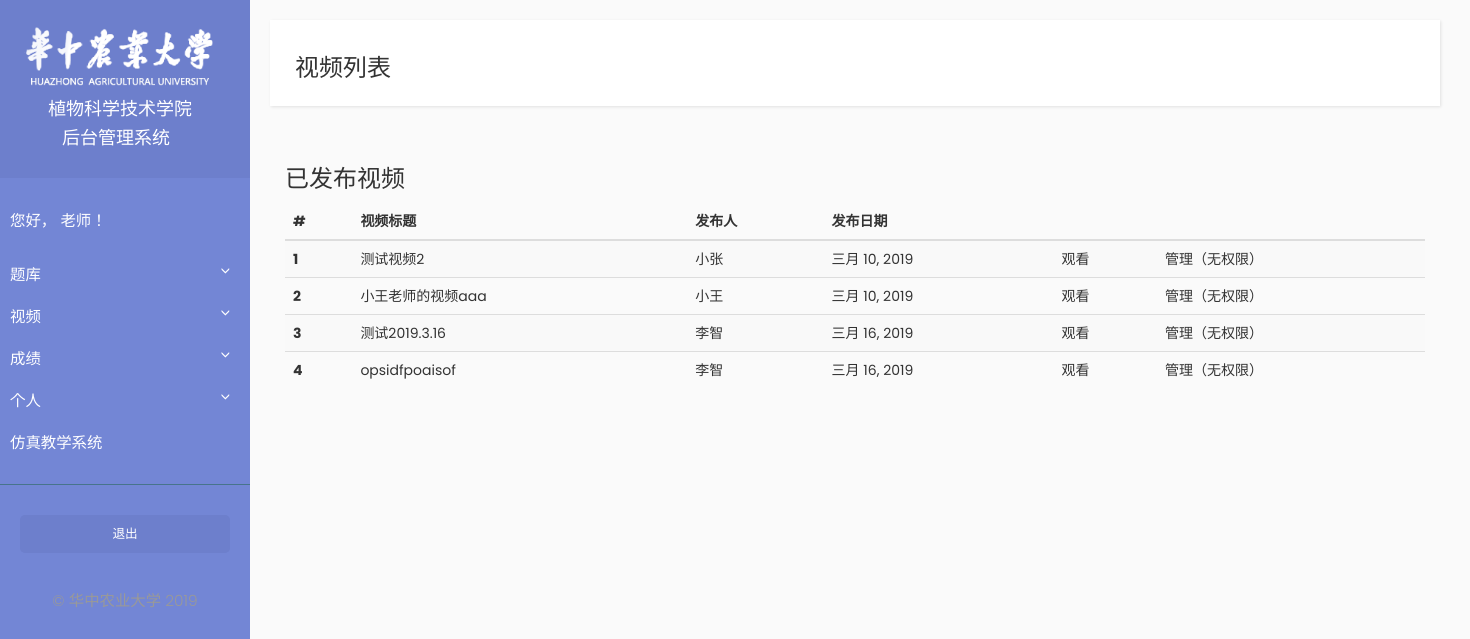
/video/video_list (signed in), run on an earlier commit of the app's database.
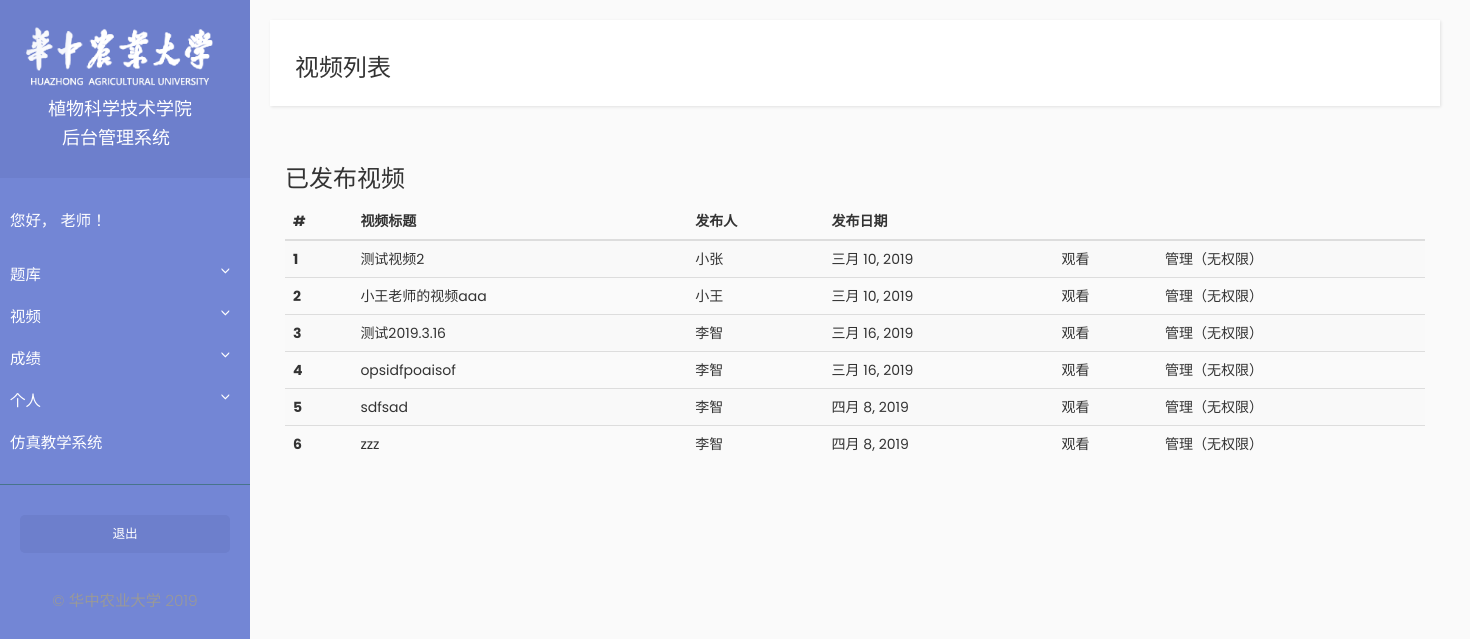
And on a later commit of the database.
### Video/models.py (models this page shows)
class Video(models.Model):
    title = models.CharField(max_length=255)
    teacher = models.ForeignKey(Teacher, on_delete=models.CASCADE)
    upload_date = models.DateField(auto_now=True)
    video = models.FileField(upload_to=user_directory_path)

### Teacher/models.py (models this page shows, shortened)
class Teacher(models.Model):
    user = models.OneToOneField(User, on_delete=models.CASCADE)
    name = models.CharField(max_length=10)

### Video/views.py (the view)
# urls.py: path('video_list', views.video_list, name='video_list'),
@login_required
def video_list(request):
    videos = Video.objects.all()
    context = {'videos': videos}
    return render(request, 'video/video_list.html', context=context)

### Video/templates/video/video_list.html (shortened to what this page needs)
{% extends "teacher/base.html" %}
{% block title_block %}
<h3>视频列表</h3>
{% endblock %}
{% block content_block%}
<div class="container">
    <h3>已发布视频</h3>
    <table class="table table-striped">
        <thead>
            <tr>
                <th scope="col">#</th>
                <th scope="col">视频标题</th>
                <th scope="col">发布人</th>
                <th scope="col">发布日期</th>
                <th scope="col"></th>
                <th scope="col"></th>
            </tr>
        </thead>
        <tbody>
            {% for video in videos %}
                <tr>
                    <th scope="row">{{ forloop.counter }}</th>
                    <td>{{ video.title }}</td>
                    <td>{{ video.teacher.name }}</td>
                    <td>{{ video.upload_date|date }}</td>
                    <td><a href="{% url 'video:video_play' video.pk %}">观看</a></td>
                    {% if video.teacher == user.teacher %}
                        <td><a href="{% url 'video:video_manage' video.pk %}">管理</a></td>
                    {% else %}
                        <td><a href="">管理（无权限）</a></td>
                    {% endif %}
                </tr>
            {% endfor %}
        </tbody>
    </table>
</div>
{% endblock %}

What changed in the data, as far as the page shows it:
added Video: title "sdfsad", teacher.name "李智", upload_date "四月 8, 2019", shows "管理（无权限）"
added Video: title "zzz", teacher.name "李智", upload_date "四月 8, 2019", shows "管理（无权限）"
